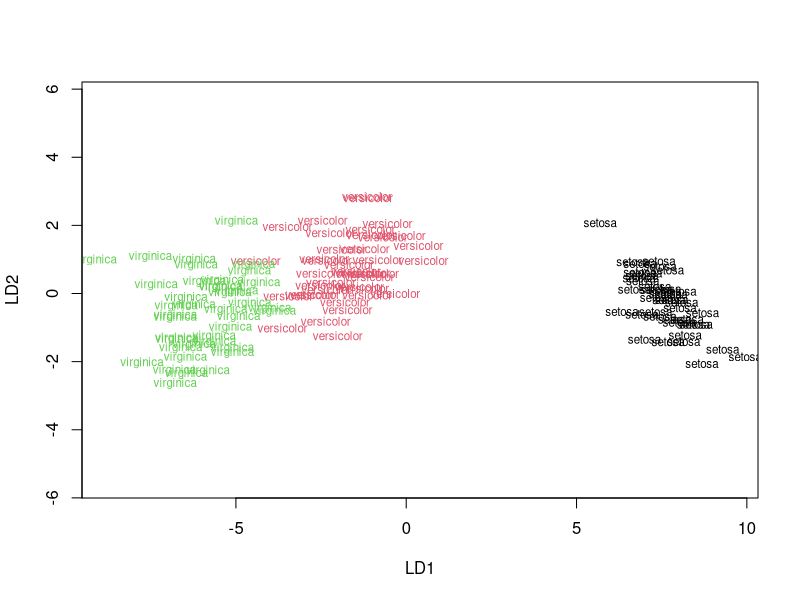
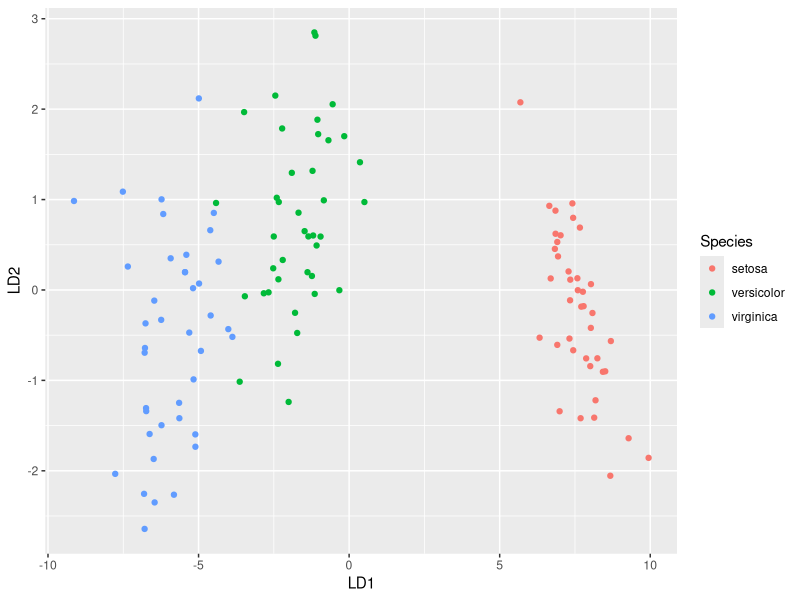

Generate these figures, in order, with R:
## ---- chunk 1
knitr::opts_chunk$set(echo = TRUE)
## ---- chunk 2
library(MASS) # required for the lda() function
library(tidyverse)

# Load the data
data("iris")

# Split the data into training (80%) and test set (20%)
library(caret) 
set.seed(123) # set random numbers to be the same for reproducable simulations
training.samples <- iris$Species %>%
  createDataPartition(p = 0.8, list = FALSE)
train.data <- iris[training.samples, ]
test.data <- iris[-training.samples, ]

## ---- chunk 3
# Estimate preprocessing parameters
preproc.param <- train.data %>% 
  preProcess(method = c("center", "scale"))
# Transform the data using the estimated parameters
train.transformed <- preproc.param %>% predict(train.data)
test.transformed <- preproc.param %>% predict(test.data)
## ---- chunk 4
# Loading in data from separate files
# 
# learning_dat <- read.csv("YourLearningData.csv") # read in the data you will use to teach the analysis what each category looks like - minimally, you need a column for category (in your case, individual) plus one column for each of your variables
# 
# experimental_dat <- read.csv("YourExperimentalData.csv") # read in the data for which you will be predicting categories - this should be formatted exactly like your learing data
# 
# 
# 
# Predict_results <- predict(LDA_object, newdata = experimental_dat) # use the LDA results object to predict the category for your experimental data - NOTE: if you have multiple rows in your experimental data, you'll need to use a for loop to compare each row to your LDA object
## ---- chunk 5
LDA_object <- lda(Species~., data = train.transformed) # creates an object that is the results of the learning phase of the LDA - this is what you will use to predict what category each subsequent set of variables you feed it most likely belong to
LDA_object
plot(LDA_object, col = as.integer(train.transformed$Species))
## ---- chunk 6
Predict_results <- predict(LDA_object, newdata = test.transformed) # use the LDA results object to predict the category for your experimental data - NOTE: if you have multiple rows in your experimental data, you'll need to use a for loop to compare each row to your LDA object - try this on your own first and if you can't make it work, I'll show you what I did
## ---- chunk 7
lda.data <- cbind(train.transformed, predict(LDA_object)$x)
ggplot(lda.data, aes(LD1, LD2)) +
  geom_point(aes(color = Species))
## ---- chunk 8
# Model accuracy

mean(Predict_results$class==test.transformed$Species)
